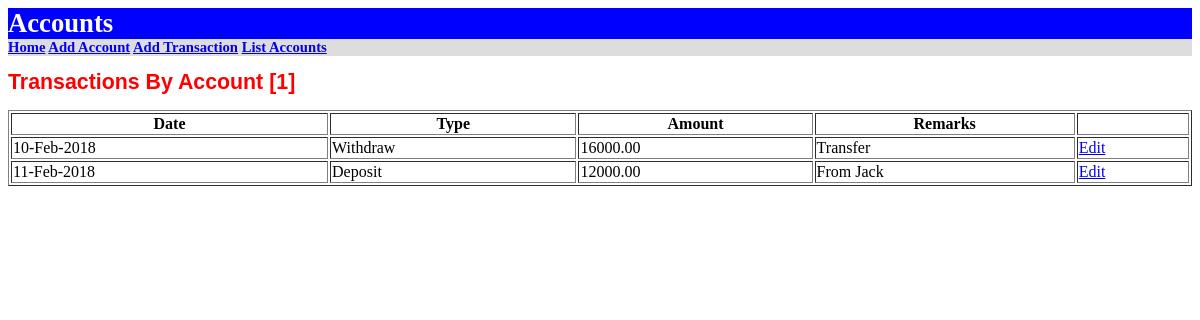
Screenshot of /demo/transactions/1 with the database file from the repository.
### demo/models.py (models this page shows, shortened)
class Transaction(models.Model):
    id = models.IntegerField(primary_key=True)
    trans_amount = models.FloatField()
    trans_date = models.DateField()
    trans_type = models.CharField(max_length=1)
    trans_remarks = models.CharField(null=True, max_length=50)
    account = models.ForeignKey(Account, on_delete=models.CASCADE)

### demo/accountviews.py (the view)
# urls.py: path('transactions/<int:id>', demo.accountviews.transactions_by_account,
def transactions_by_account(request, id):
    return render(request, 'demo/transactions_by_account.html',
                  {'id': id,
                   'transactions': Transaction.objects.filter(account__id=id)})

### demo/templates/demo/transactions_by_account.html (shortened to what this page needs)
{% extends 'demo/master.html' %}
{% block content %}
<h1>Transactions By Account [{{ id }}]</h1>
{% if transactions %}
<table width="100%" border="1">
    <tr>
        <th>Date</th>
        <th>Type</th>
        <th>Amount</th>
        <th>Remarks</th>
        <th></th>
    </tr>
    {% for t in transactions %}
    <tr>
        <td> {{ t.trans_date | date:'d-M-Y' }}</td>
        <td>
             {% if t.trans_type == 'd' %}
                Deposit
             {% else %}
                Withdraw
             {% endif %}
        </td>
        <td> {{ t.trans_amount | floatformat:2 }}</td>
        <td> {{ t.trans_remarks}}</td>
        <td> <a href="/demo/edit_trans/{{t.id}}">Edit</a> </td>
    </tr>
    {% endfor %}
</table>
{% else %}
  <h3>No Transactions Found!</h3>
{% endif %}
{% endblock %}

### demo/static/styles.css (style rules this page uses)
body { font-family :verdana }
h1 { color :red; font-family: arial;font-size:16pt; font-weight:bold }

### rows the page displays
Transaction: trans_date "10-Feb-2018", trans_type "Withdraw", trans_amount "16000.00", trans_remarks "Transfer"
Transaction: trans_date "11-Feb-2018", trans_type "Deposit", trans_amount "12000.00", trans_remarks "From Jack"

### other values shown
{{ id }} "1"
